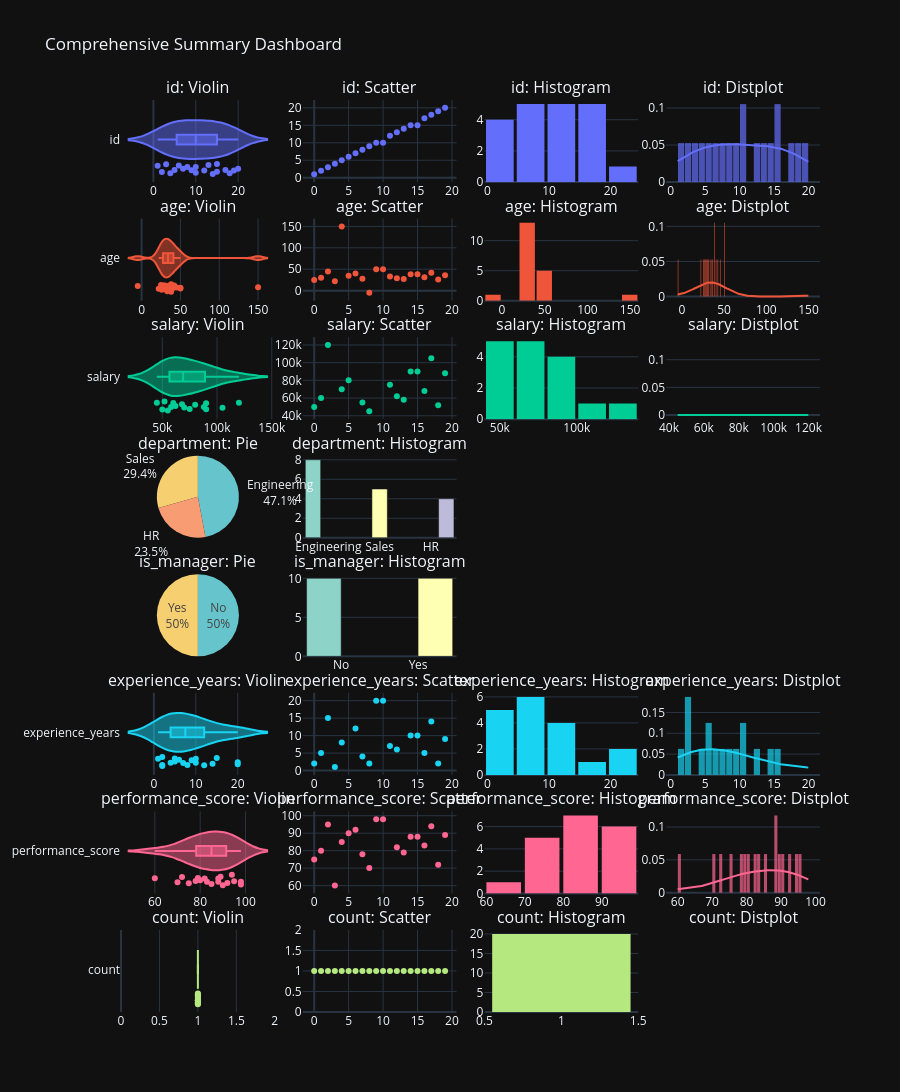

Here is the notebook cell this chart was saved with:
### Markdown cell above
### Test: Fully Interactive Dashboard with Checkboxes

### Code cell
# This will generate true checkboxes for every single column!
# Clicking a checkbox will completely remove or add the row to the plot.
# It also dynamically adds different shades to Histograms, points to Violins, and lets you override the plot types!

inspector.summary_plot(
    # default_columns=['age', 'department'],
    numeric_plots=['violin', 'scatter', 'histogram', 'distplot'],
    categorical_plots=['pie', 'histogram']
)

### Figure 1 — Plotly figure (JSON) as saved in the notebook; plotly's stock layout.template omitted (floating-point values rounded to 4 significant figures; data arrays with more than 128 entries replaced by an {"elided": "..."} marker saying what was removed)
{"data": [{"box": {"visible": true}, "marker": {"color": "#636EFA"}, "name": "id", "points": "all", "showlegend": false, "type": "violin", "x": [1, 2, 3, 4, 5, 6, 7, 8, 9, 10, 10, 12, 13, 14, 15, 15, 17, 18, 19, 20], "xaxis": "x", "yaxis": "y"}, {"marker": {"color": "#636EFA"}, "mode": "markers", "name": "id", "showlegend": false, "type": "scatter", "x": [0, 1, 2, 3, 4, 5, 6, 7, 8, 9, 10, 11, 12, 13, 14, 15, 16, 17, 18, 19], "xaxis": "x2", "y": [1, 2, 3, 4, 5, 6, 7, 8, 9, 10, 10, 12, 13, 14, 15, 15, 17, 18, 19, 20], "yaxis": "y2"}, {"marker": {"color": "#636EFA"}, "name": "id", "showlegend": false, "type": "histogram", "x": [1, 2, 3, 4, 5, 6, 7, 8, 9, 10, 10, 12, 13, 14, 15, 15, 17, 18, 19, 20], "xaxis": "x3", "yaxis": "y3"}, {"autobinx": false, "histnorm": "probability density", "legendgroup": "id", "marker": {"color": "#636EFA"}, "name": "id", "opacity": 0.7, "showlegend": false, "type": "histogram", "x": [1, 2, 3, 4, 5, 6, 7, 8, 9, 10, 10, 12, 13, 14, 15, 15, 17, 18, 19, 20], "xaxis": "x4", "xbins": {"end": 20, "size": 1, "start": 1}, "yaxis": "y4"}, {"legendgroup": "id", "marker": {"color": "#636EFA"}, "mode": "lines", "name": "id", "showlegend": false, "type": "scatter", "x": {"elided": "500 float values"}, "xaxis": "x4", "y": {"elided": "500 float values"}, "yaxis": "y4"}, {"legendgroup": "id", "marker": {"color": "#636EFA", "symbol": "line-ns-open"}, "mode": "markers", "name": "id", "showlegend": false, "type": "scatter", "x": [1, 2, 3, 4, 5, 6, 7, 8, 9, 10, 10, 12, 13, 14, 15, 15, 17, 18, 19, 20], "xaxis": "x4", "y": ["id", "id", "id", "id", "id", "id", "id", "id", "id", "id", "id", "id", "id", "id", "id", "id", "id", "id", "id", "id"], "yaxis": "y4"}, {"box": {"visible": true}, "marker": {"color": "#EF553B"}, "name": "age", "points": "all", "showlegend": false, "type": "violin", "x": [25, 30, 45, 22, 150, 35, 40, 28, -5, 50, 50, 33, 29, 27, 38, 38, 31, 42, 26, 36], "xaxis": "x5", "yaxis": "y5"}, {"marker": {"color": "#EF553B"}, "mode": "markers", "name": "age", "showlegend": false, "type": "scatter", "x": [0, 1, 2, 3, 4, 5, 6, 7, 8, 9, 10, 11, 12, 13, 14, 15, 16, 17, 18, 19], "xaxis": "x6", "y": [25, 30, 45, 22, 150, 35, 40, 28, -5, 50, 50, 33, 29, 27, 38, 38, 31, 42, 26, 36], "yaxis": "y6"}, {"marker": {"color": "#EF553B"}, "name": "age", "showlegend": false, "type": "histogram", "x": [25, 30, 45, 22, 150, 35, 40, 28, -5, 50, 50, 33, 29, 27, 38, 38, 31, 42, 26, 36], "xaxis": "x7", "yaxis": "y7"}, {"autobinx": false, "histnorm": "probability density", "legendgroup": "age", "marker": {"color": "#EF553B"}, "name": "age", "opacity": 0.7, "showlegend": false, "type": "histogram", "x": [25, 30, 45, 22, 150, 35, 40, 28, -5, 50, 50, 33, 29, 27, 38, 38, 31, 42, 26, 36], "xaxis": "x8", "xbins": {"end": 150, "size": 1, "start": -5}, "yaxis": "y8"}, {"legendgroup": "age", "marker": {"color": "#EF553B"}, "mode": "lines", "name": "age", "showlegend": false, "type": "scatter", "x": {"elided": "500 float values"}, "xaxis": "x8", "y": {"elided": "500 float values"}, "yaxis": "y8"}, {"legendgroup": "age", "marker": {"color": "#EF553B", "symbol": "line-ns-open"}, "mode": "markers", "name": "age", "showlegend": false, "type": "scatter", "x": [25, 30, 45, 22, 150, 35, 40, 28, -5, 50, 50, 33, 29, 27, 38, 38, 31, 42, 26, 36], "xaxis": "x8", "y": ["age", "age", "age", "age", "age", "age", "age", "age", "age", "age", "age", "age", "age", "age", "age", "age", "age", "age", "age", "age"], "yaxis": "y8"}, {"box": {"visible": true}, "marker": {"color": "#00CC96"}, "name": "salary", "points": "all", "showlegend": false, "type": "violin", "x": [50000, 60000, 120000, null, 70000, 80000, null, 55000, 45000, null, null, 75000, 62000, 58000, 90000, 90000, 68000, 105000, 52000, 88000], "xaxis": "x9", "yaxis": "y9"}, {"marker": {"color": "#00CC96"}, "mode": "markers", "name": "salary", "showlegend": false, "type": "scatter", "x": [0, 1, 2, 3, 4, 5, 6, 7, 8, 9, 10, 11, 12, 13, 14, 15, 16, 17, 18, 19], "xaxis": "x10", "y": [50000, 60000, 120000, null, 70000, 80000, null, 55000, 45000, null, null, 75000, 62000, 58000, 90000, 90000, 68000, 105000, 52000, 88000], "yaxis": "y10"}, {"marker": {"color": "#00CC96"}, "name": "salary", "showlegend": false, "type": "histogram", "x": [50000, 60000, 120000, null, 70000, 80000, null, 55000, 45000, null, null, 75000, 62000, 58000, 90000, 90000, 68000, 105000, 52000, 88000], "xaxis": "x11", "yaxis": "y11"}, {"autobinx": false, "histnorm": "probability density", "legendgroup": "salary", "marker": {"color": "#00CC96"}, "name": "salary", "opacity": 0.7, "showlegend": false, "type": "histogram", "x": [50000, 60000, 120000, 70000, 80000, 55000, 45000, 75000, 62000, 58000, 90000, 90000, 68000, 105000, 52000, 88000], "xaxis": "x12", "xbins": {"end": 120000, "size": 1, "start": 45000}, "yaxis": "y12"}, {"legendgroup": "salary", "marker": {"color": "#00CC96"}, "mode": "lines", "name": "salary", "showlegend": false, "type": "scatter", "x": {"elided": "500 int values"}, "xaxis": "x12", "y": {"elided": "500 float values"}, "yaxis": "y12"}, {"legendgroup": "salary", "marker": {"color": "#00CC96", "symbol": "line-ns-open"}, "mode": "markers", "name": "salary", "showlegend": false, "type": "scatter", "x": [50000, 60000, 120000, 70000, 80000, 55000, 45000, 75000, 62000, 58000, 90000, 90000, 68000, 105000, 52000, 88000], "xaxis": "x12", "y": ["salary", "salary", "salary", "salary", "salary", "salary", "salary", "salary", "salary", "salary", "salary", "salary", "salary", "salary", "salary", "salary"], "yaxis": "y12"}, {"domain": {"x": [0, 0.22], "y": [0.52, 0.61]}, "labels": ["Engineering", "Sales", "HR"], "marker": {"colors": ["rgb(102, 197, 204)", "rgb(246, 207, 113)", "rgb(248, 156, 116)", "rgb(220, 176, 242)", "rgb(135, 197, 95)", "rgb(158, 185, 243)", "rgb(254, 136, 177)", "rgb(201, 219, 116)", "rgb(139, 224, 164)", "rgb(180, 151, 231)", "rgb(179, 179, 179)"]}, "name": "department", "textinfo": "percent+label", "type": "pie", "values": [8, 5, 4]}, {"alignmentgroup": "True", "hovertemplate": "department=%{x}<br>count=%{y}<extra></extra>", "legendgroup": "Engineering", "marker": {"color": "rgb(141,211,199)", "pattern": {"shape": ""}}, "name": "Engineering", "offsetgroup": "Engineering", "orientation": "v", "showlegend": false, "textposition": "auto", "type": "bar", "x": ["Engineering"], "xaxis": "x13", "y": [8], "yaxis": "y13"}, {"alignmentgroup": "True", "hovertemplate": "department=%{x}<br>count=%{y}<extra></extra>", "legendgroup": "Sales", "marker": {"color": "rgb(255,255,179)", "pattern": {"shape": ""}}, "name": "Sales", "offsetgroup": "Sales", "orientation": "v", "showlegend": false, "textposition": "auto", "type": "bar", "x": ["Sales"], "xaxis": "x13", "y": [5], "yaxis": "y13"}, {"alignmentgroup": "True", "hovertemplate": "department=%{x}<br>count=%{y}<extra></extra>", "legendgroup": "HR", "marker": {"color": "rgb(190,186,218)", "pattern": {"shape": ""}}, "name": "HR", "offsetgroup": "HR", "orientation": "v", "showlegend": false, "textposition": "auto", "type": "bar", "x": ["HR"], "xaxis": "x13", "y": [4], "yaxis": "y13"}, {"domain": {"x": [0, 0.22], "y": [0.39, 0.48]}, "labels": ["No", "Yes"], "marker": {"colors": ["rgb(102, 197, 204)", "rgb(246, 207, 113)", "rgb(248, 156, 116)", "rgb(220, 176, 242)", "rgb(135, 197, 95)", "rgb(158, 185, 243)", "rgb(254, 136, 177)", "rgb(201, 219, 116)", "rgb(139, 224, 164)", "rgb(180, 151, 231)", "rgb(179, 179, 179)"]}, "name": "is_manager", "textinfo": "percent+label", "type": "pie", "values": [10, 10]}, {"alignmentgroup": "True", "hovertemplate": "is_manager=%{x}<br>count=%{y}<extra></extra>", "legendgroup": "No", "marker": {"color": "rgb(141,211,199)", "pattern": {"shape": ""}}, "name": "No", "offsetgroup": "No", "orientation": "v", "showlegend": false, "textposition": "auto", "type": "bar", "x": ["No"], "xaxis": "x14", "y": [10], "yaxis": "y14"}, {"alignmentgroup": "True", "hovertemplate": "is_manager=%{x}<br>count=%{y}<extra></extra>", "legendgroup": "Yes", "marker": {"color": "rgb(255,255,179)", "pattern": {"shape": ""}}, "name": "Yes", "offsetgroup": "Yes", "orientation": "v", "showlegend": false, "textposition": "auto", "type": "bar", "x": ["Yes"], "xaxis": "x14", "y": [10], "yaxis": "y14"}, {"box": {"visible": true}, "marker": {"color": "#19D3F3"}, "name": "experience_years", "points": "all", "showlegend": false, "type": "violin", "x": [2, 5, 15, 1, 8, null, 12, 4, 2, 20, 20, 7, 6, null, 10, 10, 5, 14, 2, 9], "xaxis": "x15", "yaxis": "y15"}, {"marker": {"color": "#19D3F3"}, "mode": "markers", "name": "experience_years", "showlegend": false, "type": "scatter", "x": [0, 1, 2, 3, 4, 5, 6, 7, 8, 9, 10, 11, 12, 13, 14, 15, 16, 17, 18, 19], "xaxis": "x16", "y": [2, 5, 15, 1, 8, null, 12, 4, 2, 20, 20, 7, 6, null, 10, 10, 5, 14, 2, 9], "yaxis": "y16"}, {"marker": {"color": "#19D3F3"}, "name": "experience_years", "showlegend": false, "type": "histogram", "x": [2, 5, 15, 1, 8, null, 12, 4, 2, 20, 20, 7, 6, null, 10, 10, 5, 14, 2, 9], "xaxis": "x17", "yaxis": "y17"}, {"autobinx": false, "histnorm": "probability density", "legendgroup": "experience_years", "marker": {"color": "#19D3F3"}, "name": "experience_years", "opacity": 0.7, "showlegend": false, "type": "histogram", "x": [2, 5, 15, 1, 8, 12, 4, 2, 20, 20, 7, 6, 10, 10, 5, 14, 2, 9], "xaxis": "x18", "xbins": {"end": 20, "size": 1, "start": 1}, "yaxis": "y18"}, {"legendgroup": "experience_years", "marker": {"color": "#19D3F3"}, "mode": "lines", "name": "experience_years", "showlegend": false, "type": "scatter", "x": {"elided": "500 float values"}, "xaxis": "x18", "y": {"elided": "500 float values"}, "yaxis": "y18"}, {"legendgroup": "experience_years", "marker": {"color": "#19D3F3", "symbol": "line-ns-open"}, "mode": "markers", "name": "experience_years", "showlegend": false, "type": "scatter", "x": [2, 5, 15, 1, 8, 12, 4, 2, 20, 20, 7, 6, 10, 10, 5, 14, 2, 9], "xaxis": "x18", "y": ["experience_years", "experience_years", "experience_years", "experience_years", "experience_years", "experience_years", "experience_years", "experience_years", "experience_years", "experience_years", "experience_years", "experience_years", "experience_years", "experience_years", "experience_years", "experience_years", "experience_years", "experience_years"], "yaxis": "y18"}, {"box": {"visible": true}, "marker": {"color": "#FF6692"}, "name": "performance_score", "points": "all", "showlegend": false, "type": "violin", "x": [75, 80, 95, 60, 85, 90, 92, 78, 70, 98, 98, null, 82, 79, 88, 88, 83, 94, 72, 89], "xaxis": "x19", "yaxis": "y19"}, {"marker": {"color": "#FF6692"}, "mode": "markers", "name": "performance_score", "showlegend": false, "type": "scatter", "x": [0, 1, 2, 3, 4, 5, 6, 7, 8, 9, 10, 11, 12, 13, 14, 15, 16, 17, 18, 19], "xaxis": "x20", "y": [75, 80, 95, 60, 85, 90, 92, 78, 70, 98, 98, null, 82, 79, 88, 88, 83, 94, 72, 89], "yaxis": "y20"}, {"marker": {"color": "#FF6692"}, "name": "performance_score", "showlegend": false, "type": "histogram", "x": [75, 80, 95, 60, 85, 90, 92, 78, 70, 98, 98, null, 82, 79, 88, 88, 83, 94, 72, 89], "xaxis": "x21", "yaxis": "y21"}, {"autobinx": false, "histnorm": "probability density", "legendgroup": "performance_score", "marker": {"color": "#FF6692"}, "name": "performance_score", "opacity": 0.7, "showlegend": false, "type": "histogram", "x": [75, 80, 95, 60, 85, 90, 92, 78, 70, 98, 98, 82, 79, 88, 88, 83, 94, 72, 89], "xaxis": "x22", "xbins": {"end": 98, "size": 1, "start": 60}, "yaxis": "y22"}, {"legendgroup": "performance_score", "marker": {"color": "#FF6692"}, "mode": "lines", "name": "performance_score", "showlegend": false, "type": "scatter", "x": {"elided": "500 float values"}, "xaxis": "x22", "y": {"elided": "500 float values"}, "yaxis": "y22"}, {"legendgroup": "performance_score", "marker": {"color": "#FF6692", "symbol": "line-ns-open"}, "mode": "markers", "name": "performance_score", "showlegend": false, "type": "scatter", "x": [75, 80, 95, 60, 85, 90, 92, 78, 70, 98, 98, 82, 79, 88, 88, 83, 94, 72, 89], "xaxis": "x22", "y": ["performance_score", "performance_score", "performance_score", "performance_score", "performance_score", "performance_score", "performance_score", "performance_score", "performance_score", "performance_score", "performance_score", "performance_score", "performance_score", "performance_score", "performance_score", "performance_score", "performance_score", "performance_score", "performance_score"], "yaxis": "y22"}, {"box": {"visible": true}, "marker": {"color": "#B6E880"}, "name": "count", "points": "all", "showlegend": false, "type": "violin", "x": [1, 1, 1, 1, 1, 1, 1, 1, 1, 1, 1, 1, 1, 1, 1, 1, 1, 1, 1, 1], "xaxis": "x23", "yaxis": "y23"}, {"marker": {"color": "#B6E880"}, "mode": "markers", "name": "count", "showlegend": false, "type": "scatter", "x": [0, 1, 2, 3, 4, 5, 6, 7, 8, 9, 10, 11, 12, 13, 14, 15, 16, 17, 18, 19], "xaxis": "x24", "y": [1, 1, 1, 1, 1, 1, 1, 1, 1, 1, 1, 1, 1, 1, 1, 1, 1, 1, 1, 1], "yaxis": "y24"}, {"marker": {"color": "#B6E880"}, "name": "count", "showlegend": false, "type": "histogram", "x": [1, 1, 1, 1, 1, 1, 1, 1, 1, 1, 1, 1, 1, 1, 1, 1, 1, 1, 1, 1], "xaxis": "x25", "yaxis": "y25"}], "layout": {"annotations": [{"font": {"size": 16}, "showarrow": false, "text": "id: Violin", "x": 0.11, "xanchor": "center", "xref": "paper", "y": 1, "yanchor": "bottom", "yref": "paper"}, {"font": {"size": 16}, "showarrow": false, "text": "id: Scatter", "x": 0.37, "xanchor": "center", "xref": "paper", "y": 1, "yanchor": "bottom", "yref": "paper"}, {"font": {"size": 16}, "showarrow": false, "text": "id: Histogram", "x": 0.63, "xanchor": "center", "xref": "paper", "y": 1, "yanchor": "bottom", "yref": "paper"}, {"font": {"size": 16}, "showarrow": false, "text": "id: Distplot", "x": 0.89, "xanchor": "center", "xref": "paper", "y": 1, "yanchor": "bottom", "yref": "paper"}, {"font": {"size": 16}, "showarrow": false, "text": "age: Violin", "x": 0.11, "xanchor": "center", "xref": "paper", "y": 0.87, "yanchor": "bottom", "yref": "paper"}, {"font": {"size": 16}, "showarrow": false, "text": "age: Scatter", "x": 0.37, "xanchor": "center", "xref": "paper", "y": 0.87, "yanchor": "bottom", "yref": "paper"}, {"font": {"size": 16}, "showarrow": false, "text": "age: Histogram", "x": 0.63, "xanchor": "center", "xref": "paper", "y": 0.87, "yanchor": "bottom", "yref": "paper"}, {"font": {"size": 16}, "showarrow": false, "text": "age: Distplot", "x": 0.89, "xanchor": "center", "xref": "paper", "y": 0.87, "yanchor": "bottom", "yref": "paper"}, {"font": {"size": 16}, "showarrow": false, "text": "salary: Violin", "x": 0.11, "xanchor": "center", "xref": "paper", "y": 0.74, "yanchor": "bottom", "yref": "paper"}, {"font": {"size": 16}, "showarrow": false, "text": "salary: Scatter", "x": 0.37, "xanchor": "center", "xref": "paper", "y": 0.74, "yanchor": "bottom", "yref": "paper"}, {"font": {"size": 16}, "showarrow": false, "text": "salary: Histogram", "x": 0.63, "xanchor": "center", "xref": "paper", "y": 0.74, "yanchor": "bottom", "yref": "paper"}, {"font": {"size": 16}, "showarrow": false, "text": "salary: Distplot", "x": 0.89, "xanchor": "center", "xref": "paper", "y": 0.74, "yanchor": "bottom", "yref": "paper"}, {"font": {"size": 16}, "showarrow": false, "text": "department: Pie", "x": 0.11, "xanchor": "center", "xref": "paper", "y": 0.61, "yanchor": "bottom", "yref": "paper"}, {"font": {"size": 16}, "showarrow": false, "text": "department: Histogram", "x": 0.37, "xanchor": "center", "xref": "paper", "y": 0.61, "yanchor": "bottom", "yref": "paper"}, {"font": {"size": 16}, "showarrow": false, "text": "is_manager: Pie", "x": 0.11, "xanchor": "center", "xref": "paper", "y": 0.48, "yanchor": "bottom", "yref": "paper"}, {"font": {"size": 16}, "showarrow": false, "text": "is_manager: Histogram", "x": 0.37, "xanchor": "center", "xref": "paper", "y": 0.48, "yanchor": "bottom", "yref": "paper"}, {"font": {"size": 16}, "showarrow": false, "text": "experience_years: Violin", "x": 0.11, "xanchor": "center", "xref": "paper", "y": 0.35, "yanchor": "bottom", "yref": "paper"}, {"font": {"size": 16}, "showarrow": false, "text": "experience_years: Scatter", "x": 0.37, "xanchor": "center", "xref": "paper", "y": 0.35, "yanchor": "bottom", "yref": "paper"}, {"font": {"size": 16}, "showarrow": false, "text": "experience_years: Histogram", "x": 0.63, "xanchor": "center", "xref": "paper", "y": 0.35, "yanchor": "bottom", "yref": "paper"}, {"font": {"size": 16}, "showarrow": false, "text": "experience_years: Distplot", "x": 0.89, "xanchor": "center", "xref": "paper", "y": 0.35, "yanchor": "bottom", "yref": "paper"}, {"font": {"size": 16}, "showarrow": false, "text": "performance_score: Violin", "x": 0.11, "xanchor": "center", "xref": "paper", "y": 0.22, "yanchor": "bottom", "yref": "paper"}, {"font": {"size": 16}, "showarrow": false, "text": "performance_score: Scatter", "x": 0.37, "xanchor": "center", "xref": "paper", "y": 0.22, "yanchor": "bottom", "yref": "paper"}, {"font": {"size": 16}, "showarrow": false, "text": "performance_score: Histogram", "x": 0.63, "xanchor": "center", "xref": "paper", "y": 0.22, "yanchor": "bottom", "yref": "paper"}, {"font": {"size": 16}, "showarrow": false, "text": "performance_score: Distplot", "x": 0.89, "xanchor": "center", "xref": "paper", "y": 0.22, "yanchor": "bottom", "yref": "paper"}, {"font": {"size": 16}, "showarrow": false, "text": "count: Violin", "x": 0.11, "xanchor": "center", "xref": "paper", "y": 0.09, "yanchor": "bottom", "yref": "paper"}, {"font": {"size": 16}, "showarrow": false, "text": "count: Scatter", "x": 0.37, "xanchor": "center", "xref": "paper", "y": 0.09, "yanchor": "bottom", "yref": "paper"}, {"font": {"size": 16}, "showarrow": false, "text": "count: Histogram", "x": 0.63, "xanchor": "center", "xref": "paper", "y": 0.09, "yanchor": "bottom", "yref": "paper"}, {"font": {"size": 16}, "showarrow": false, "text": "count: Distplot", "x": 0.89, "xanchor": "center", "xref": "paper", "y": 0.09, "yanchor": "bottom", "yref": "paper"}], "bargap": 0.1, "height": 2400, "showlegend": false, "title": {"text": "Comprehensive Summary Dashboard"}, "xaxis": {"anchor": "y", "domain": [0, 0.22]}, "xaxis10": {"anchor": "y10", "domain": [0.26, 0.48]}, "xaxis11": {"anchor": "y11", "domain": [0.52, 0.74]}, "xaxis12": {"anchor": "y12", "domain": [0.78, 1]}, "xaxis13": {"anchor": "y13", "domain": [0.26, 0.48]}, "xaxis14": {"anchor": "y14", "domain": [0.26, 0.48]}, "xaxis15": {"anchor": "y15", "domain": [0, 0.22]}, "xaxis16": {"anchor": "y16", "domain": [0.26, 0.48]}, "xaxis17": {"anchor": "y17", "domain": [0.52, 0.74]}, "xaxis18": {"anchor": "y18", "domain": [0.78, 1]}, "xaxis19": {"anchor": "y19", "domain": [0, 0.22]}, "xaxis2": {"anchor": "y2", "domain": [0.26, 0.48]}, "xaxis20": {"anchor": "y20", "domain": [0.26, 0.48]}, "xaxis21": {"anchor": "y21", "domain": [0.52, 0.74]}, "xaxis22": {"anchor": "y22", "domain": [0.78, 1]}, "xaxis23": {"anchor": "y23", "domain": [0, 0.22]}, "xaxis24": {"anchor": "y24", "domain": [0.26, 0.48]}, "xaxis25": {"anchor": "y25", "domain": [0.52, 0.74]}, "xaxis26": {"anchor": "y26", "domain": [0.78, 1]}, "xaxis3": {"anchor": "y3", "domain": [0.52, 0.74]}, "xaxis4": {"anchor": "y4", "domain": [0.78, 1]}, "xaxis5": {"anchor": "y5", "domain": [0, 0.22]}, "xaxis6": {"anchor": "y6", "domain": [0.26, 0.48]}, "xaxis7": {"anchor": "y7", "domain": [0.52, 0.74]}, "xaxis8": {"anchor": "y8", "domain": [0.78, 1]}, "xaxis9": {"anchor": "y9", "domain": [0, 0.22]}, "yaxis": {"anchor": "x", "domain": [0.91, 1]}, "yaxis10": {"anchor": "x10", "domain": [0.65, 0.74]}, "yaxis11": {"anchor": "x11", "domain": [0.65, 0.74]}, "yaxis12": {"anchor": "x12", "domain": [0.65, 0.74]}, "yaxis13": {"anchor": "x13", "domain": [0.52, 0.61]}, "yaxis14": {"anchor": "x14", "domain": [0.39, 0.48]}, "yaxis15": {"anchor": "x15", "domain": [0.26, 0.35]}, "yaxis16": {"anchor": "x16", "domain": [0.26, 0.35]}, "yaxis17": {"anchor": "x17", "domain": [0.26, 0.35]}, "yaxis18": {"anchor": "x18", "domain": [0.26, 0.35]}, "yaxis19": {"anchor": "x19", "domain": [0.13, 0.22]}, "yaxis2": {"anchor": "x2", "domain": [0.91, 1]}, "yaxis20": {"anchor": "x20", "domain": [0.13, 0.22]}, "yaxis21": {"anchor": "x21", "domain": [0.13, 0.22]}, "yaxis22": {"anchor": "x22", "domain": [0.13, 0.22]}, "yaxis23": {"anchor": "x23", "domain": [0, 0.09]}, "yaxis24": {"anchor": "x24", "domain": [0, 0.09]}, "yaxis25": {"anchor": "x25", "domain": [0, 0.09]}, "yaxis26": {"anchor": "x26", "domain": [0, 0.09]}, "yaxis3": {"anchor": "x3", "domain": [0.91, 1]}, "yaxis4": {"anchor": "x4", "domain": [0.91, 1]}, "yaxis5": {"anchor": "x5", "domain": [0.78, 0.87]}, "yaxis6": {"anchor": "x6", "domain": [0.78, 0.87]}, "yaxis7": {"anchor": "x7", "domain": [0.78, 0.87]}, "yaxis8": {"anchor": "x8", "domain": [0.78, 0.87]}, "yaxis9": {"anchor": "x9", "domain": [0.65, 0.74]}}}
